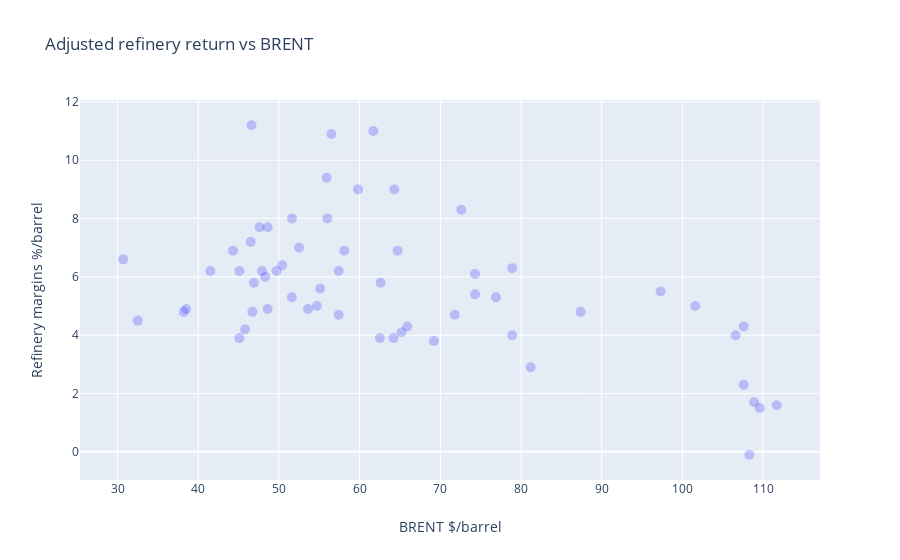

The notebook cell saved with this chart:
### Code cell
trace0=go.Scatter(
        y=df.Adjusted_refining_margin,
        x=df.BRENT,
        mode='markers',
        marker=dict(
        color="blue",
        size=10,
        opacity=0.2
        )
    )




data=[trace0]
figure=go.Figure(
    data=data,
    layout=go.Layout(
        title="Adjusted refinery return vs BRENT",
        xaxis=dict(title="BRENT $/barrel"),
        yaxis=dict(title="Refinery margins %/barrel"),

    
    ))
iplot(figure)

### Figure 1 — Plotly figure (JSON) as saved in the notebook; plotly's stock layout.template omitted (floating-point values rounded to 4 significant figures)
{"data": [{"marker": {"color": "blue", "opacity": 0.2, "size": 10}, "mode": "markers", "type": "scatter", "x": [108.3, 108.9, 107.6, 107.6, 109.6, 111.7, 106.6, 101.6, 97.3, 87.4, 78.9, 62.5, 47.9, 58.1, 55.9, 59.8, 64.3, 61.7, 56.5, 46.6, 47.6, 48.6, 44.3, 38.2, 30.7, 32.5, 38.5, 41.5, 46.9, 48.3, 45.1, 45.8, 46.7, 49.7, 45.1, 53.6, 54.7, 55.1, 51.6, 52.5, 50.4, 46.5, 48.6, 51.6, 56, 57.4, 62.6, 64.2, 69.2, 65.2, 65.9, 71.8, 76.9, 74.3, 74.3, 72.6, 78.9, 81.2, 64.7, 57.4], "y": [-0.1, 1.7, 2.3, 4.3, 1.5, 1.6, 4.0, 5, 5.5, 4.8, 6.3, 3.9, 6.2, 6.9, 9.4, 9, 9, 11, 10.9, 11.2, 7.7, 4.9, 6.9, 4.8, 6.6, 4.5, 4.9, 6.2, 5.8, 6, 3.9, 4.2, 4.8, 6.2, 6.2, 4.9, 5, 5.6, 5.3, 7, 6.4, 7.2, 7.7, 8, 8, 6.2, 5.8, 3.9, 3.8, 4.1, 4.3, 4.7, 5.3, 5.4, 6.1, 8.3, 4.0, 2.9, 6.9, 4.7]}], "layout": {"title": {"text": "Adjusted refinery return vs BRENT"}, "xaxis": {"title": {"text": "BRENT $/barrel"}}, "yaxis": {"title": {"text": "Refinery margins %/barrel"}}}}
